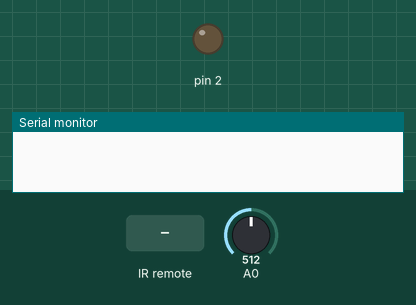
The sketch below on a simulated Arduino Uno, built with avr-gcc and run on an emulated ATmega328P. Parts: output pins drawn as LEDs (lit = HIGH), the last lines printed to the serial monitor. Inputs (shaded band) come from the test bench; at power-on: A0 = 512.

Above: at 1.2 s.
1.3 s: infrared code 0xFD30CF received
At 1.7 s:
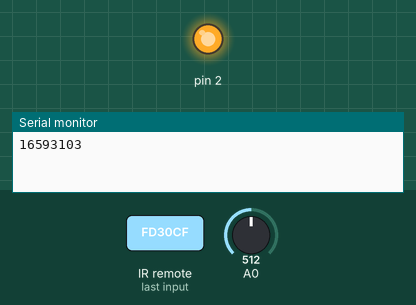
4.3 s: A0 set to 217
5.8 s: A0 set to 182
At 6.4 s:
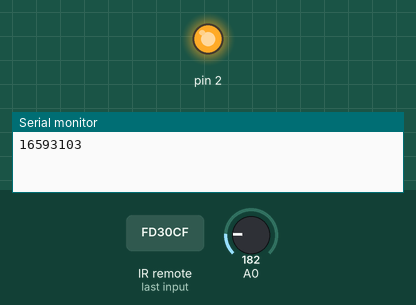
7.3 s: A0 set to 210
At 8.7 s:
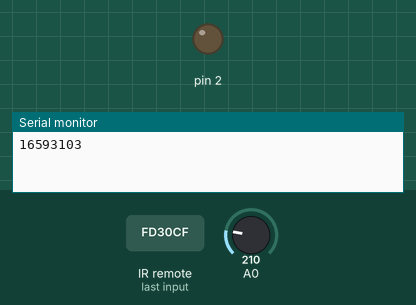
Timing chart, 0 to 9.8 s (numbered marks = the images above; inputs shaded):
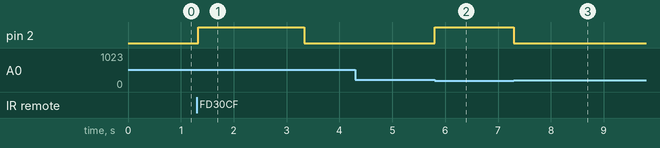

Measured:
- after the input at 1.3 s, pin 2: LOW → HIGH at once, → LOW 2.0 s later
- after the input at 4.3 s, every drawn part: stays the same
- after the input at 5.8 s, pin 2: LOW → HIGH at once
- after the input at 7.3 s, pin 2: HIGH → LOW at once

The sketch:

iot_smart_home_11.ino
```cpp
#include <IRremote.h>

IRrecv ir_recv(10);
decode_results results;

void setup()
{
  pinMode(2, OUTPUT);
  ir_recv.enableIRIn(); // 적외선 센서 수신 활성화
  Serial.begin(9600);
}

void loop()
{
  int cds_sensor_value = 0;

  cds_sensor_value = analogRead(A0);
  //Serial.println(cds_sensor_value);

  if(ir_recv.decode(&results))
  {
    Serial.println(results.value);
    delay(30);
    ir_recv.resume();

    if (results.value == 16593103) // 0번을 누른다
    {
      digitalWrite(2, HIGH);
      delay(2000);
    }
    if (results.value == 16582903) // 1번을 누른다
    {
      digitalWrite(2, LOW);
      delay(2000);
    }
  }

  if(cds_sensor_value < 200)
  {
    digitalWrite(2, HIGH);
  }
  else
  {
  	digitalWrite(2, LOW);
  }
}
```
